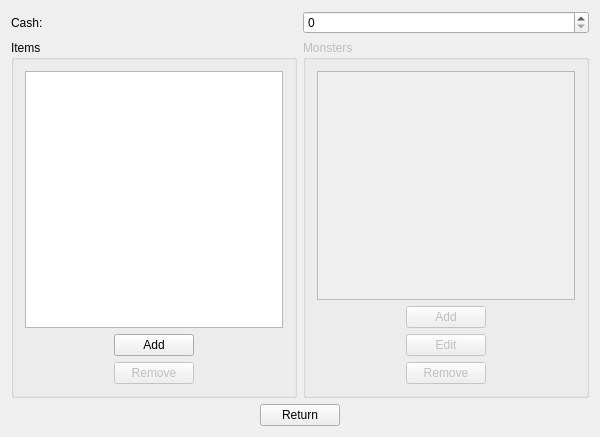
<?xml version="1.0" encoding="UTF-8"?>
<ui version="4.0">
 <class>MainWindow</class>
 <widget class="QMainWindow" name="MainWindow">
  <property name="geometry">
   <rect>
    <x>0</x>
    <y>0</y>
    <width>600</width>
    <height>437</height>
   </rect>
  </property>
  <property name="windowTitle">
   <string>Offline player editor</string>
  </property>
  <property name="windowIcon">
   <iconset resource="resources.qrc">
    <normaloff>:/im-user.png</normaloff>:/im-user.png</iconset>
  </property>
  <widget class="QWidget" name="centralWidget">
   <layout class="QHBoxLayout" name="horizontalLayout">
    <property name="spacing">
     <number>0</number>
    </property>
    <property name="margin">
     <number>0</number>
    </property>
    <item>
     <widget class="QStackedWidget" name="stackedWidget">
      <property name="currentIndex">
       <number>2</number>
      </property>
      <widget class="QWidget" name="page">
       <layout class="QHBoxLayout" name="horizontalLayout_2">
        <item>
         <widget class="QGroupBox" name="groupBox">
          <property name="title">
           <string>MySQL</string>
          </property>
          <layout class="QVBoxLayout" name="verticalLayout">
           <item>
            <layout class="QHBoxLayout" name="horizontalLayout_6">
             <item>
              <widget class="QLabel" name="label">
               <property name="text">
                <string>Host:</string>
               </property>
              </widget>
             </item>
             <item>
              <widget class="QLineEdit" name="mysql_host">
               <property name="text">
                <string>localhost</string>
               </property>
               <property name="maxLength">
                <number>255</number>
               </property>
               <property name="placeholderText">
                <string>host</string>
               </property>
              </widget>
             </item>
            </layout>
           </item>
           <item>
            <layout class="QHBoxLayout" name="horizontalLayout_7">
             <item>
              <widget class="QLabel" name="label_2">
               <property name="text">
                <string>Login:</string>
               </property>
              </widget>
             </item>
             <item>
              <widget class="QLineEdit" name="mysql_login">
               <property name="text">
                <string>pokecraft</string>
               </property>
               <property name="maxLength">
                <number>255</number>
               </property>
               <property name="placeholderText">
                <string>login</string>
               </property>
              </widget>
             </item>
            </layout>
           </item>
           <item>
            <layout class="QHBoxLayout" name="horizontalLayout_8">
             <item>
              <widget class="QLabel" name="label_3">
               <property name="text">
                <string>Pass:</string>
               </property>
              </widget>
             </item>
             <item>
              <widget class="QLineEdit" name="mysql_pass">
               <property name="text">
                <string>pokecraft</string>
               </property>
               <property name="maxLength">
                <number>255</number>
               </property>
               <property name="placeholderText">
                <string>pass</string>
               </property>
              </widget>
             </item>
            </layout>
           </item>
           <item>
            <layout class="QHBoxLayout" name="horizontalLayout_9">
             <item>
              <widget class="QLabel" name="label_4">
               <property name="text">
                <string>Db:</string>
               </property>
              </widget>
             </item>
             <item>
              <widget class="QLineEdit" name="mysql_db">
               <property name="text">
                <string>pokecraft</string>
               </property>
               <property name="maxLength">
                <number>255</number>
               </property>
               <property name="placeholderText">
                <string>db</string>
               </property>
              </widget>
             </item>
            </layout>
           </item>
           <item>
            <spacer name="verticalSpacer">
             <property name="orientation">
              <enum>Qt::Vertical</enum>
             </property>
             <property name="sizeHint" stdset="0">
              <size>
               <width>20</width>
               <height>249</height>
              </size>
             </property>
            </spacer>
           </item>
           <item>
            <layout class="QHBoxLayout" name="horizontalLayout_5">
             <item>
              <spacer name="horizontalSpacer">
               <property name="orientation">
                <enum>Qt::Horizontal</enum>
               </property>
               <property name="sizeHint" stdset="0">
                <size>
                 <width>40</width>
                 <height>20</height>
                </size>
               </property>
              </spacer>
             </item>
             <item>
              <widget class="QPushButton" name="mysql_try_connect">
               <property name="text">
                <string>Try connect</string>
               </property>
              </widget>
             </item>
             <item>
              <spacer name="horizontalSpacer_2">
               <property name="orientation">
                <enum>Qt::Horizontal</enum>
               </property>
               <property name="sizeHint" stdset="0">
                <size>
                 <width>40</width>
                 <height>20</height>
                </size>
               </property>
              </spacer>
             </item>
            </layout>
           </item>
          </layout>
         </widget>
        </item>
        <item>
         <widget class="QGroupBox" name="groupBox_2">
          <property name="title">
           <string>SQLite</string>
          </property>
          <layout class="QVBoxLayout" name="verticalLayout_2">
           <item>
            <widget class="QLabel" name="label_5">
             <property name="text">
              <string>File:</string>
             </property>
            </widget>
           </item>
           <item>
            <layout class="QHBoxLayout" name="horizontalLayout_3">
             <item>
              <widget class="QLineEdit" name="sqlite_file">
               <property name="placeholderText">
                <string>file</string>
               </property>
              </widget>
             </item>
             <item>
              <widget class="QPushButton" name="sqlite_browse_file">
               <property name="text">
                <string>Browse</string>
               </property>
              </widget>
             </item>
            </layout>
           </item>
           <item>
            <spacer name="verticalSpacer_2">
             <property name="orientation">
              <enum>Qt::Vertical</enum>
             </property>
             <property name="sizeHint" stdset="0">
              <size>
               <width>20</width>
               <height>314</height>
              </size>
             </property>
            </spacer>
           </item>
           <item>
            <layout class="QHBoxLayout" name="horizontalLayout_4">
             <item>
              <spacer name="horizontalSpacer_3">
               <property name="orientation">
                <enum>Qt::Horizontal</enum>
               </property>
               <property name="sizeHint" stdset="0">
                <size>
                 <width>40</width>
                 <height>20</height>
                </size>
               </property>
              </spacer>
             </item>
             <item>
              <widget class="QPushButton" name="sqlite_try_connect">
               <property name="text">
                <string>Try connect</string>
               </property>
              </widget>
             </item>
             <item>
              <spacer name="horizontalSpacer_4">
               <property name="orientation">
                <enum>Qt::Horizontal</enum>
               </property>
               <property name="sizeHint" stdset="0">
                <size>
                 <width>40</width>
                 <height>20</height>
                </size>
               </property>
              </spacer>
             </item>
            </layout>
           </item>
          </layout>
         </widget>
        </item>
       </layout>
      </widget>
      <widget class="QWidget" name="page_2">
       <layout class="QVBoxLayout" name="verticalLayout_3">
        <property name="spacing">
         <number>2</number>
        </property>
        <property name="margin">
         <number>2</number>
        </property>
        <item>
         <layout class="QHBoxLayout" name="horizontalLayout_10">
          <item>
           <widget class="QLineEdit" name="searchPlayer">
            <property name="placeholderText">
             <string>search</string>
            </property>
           </widget>
          </item>
          <item>
           <widget class="QPushButton" name="searchIntoThePlayerList">
            <property name="text">
             <string>Search</string>
            </property>
           </widget>
          </item>
         </layout>
        </item>
        <item>
         <widget class="QListWidget" name="playerList"/>
        </item>
        <item>
         <layout class="QHBoxLayout" name="horizontalLayout_11">
          <item>
           <spacer name="horizontalSpacer_5">
            <property name="orientation">
             <enum>Qt::Horizontal</enum>
            </property>
            <property name="sizeHint" stdset="0">
             <size>
              <width>40</width>
              <height>20</height>
             </size>
            </property>
           </spacer>
          </item>
          <item>
           <widget class="QPushButton" name="selectPlayer">
            <property name="text">
             <string>Select this player</string>
            </property>
           </widget>
          </item>
          <item>
           <spacer name="horizontalSpacer_6">
            <property name="orientation">
             <enum>Qt::Horizontal</enum>
            </property>
            <property name="sizeHint" stdset="0">
             <size>
              <width>40</width>
              <height>20</height>
             </size>
            </property>
           </spacer>
          </item>
         </layout>
        </item>
       </layout>
      </widget>
      <widget class="QWidget" name="page_3">
       <layout class="QVBoxLayout" name="verticalLayout_6">
        <item>
         <layout class="QHBoxLayout" name="horizontalLayout_17">
          <item>
           <widget class="QLabel" name="label_6">
            <property name="text">
             <string>Cash:</string>
            </property>
           </widget>
          </item>
          <item>
           <widget class="QSpinBox" name="cash">
            <property name="maximum">
             <number>999999999</number>
            </property>
           </widget>
          </item>
         </layout>
        </item>
        <item>
         <layout class="QHBoxLayout" name="horizontalLayout_18">
          <item>
           <widget class="QGroupBox" name="groupBox_3">
            <property name="title">
             <string>Items</string>
            </property>
            <layout class="QVBoxLayout" name="verticalLayout_5">
             <item>
              <widget class="QListWidget" name="listWidget_2"/>
             </item>
             <item>
              <layout class="QHBoxLayout" name="horizontalLayout_13">
               <item>
                <spacer name="horizontalSpacer_7">
                 <property name="orientation">
                  <enum>Qt::Horizontal</enum>
                 </property>
                 <property name="sizeHint" stdset="0">
                  <size>
                   <width>40</width>
                   <height>20</height>
                  </size>
                 </property>
                </spacer>
               </item>
               <item>
                <widget class="QPushButton" name="pushButton_6">
                 <property name="text">
                  <string>Add</string>
                 </property>
                </widget>
               </item>
               <item>
                <spacer name="horizontalSpacer_8">
                 <property name="orientation">
                  <enum>Qt::Horizontal</enum>
                 </property>
                 <property name="sizeHint" stdset="0">
                  <size>
                   <width>40</width>
                   <height>20</height>
                  </size>
                 </property>
                </spacer>
               </item>
              </layout>
             </item>
             <item>
              <layout class="QHBoxLayout" name="horizontalLayout_12">
               <item>
                <spacer name="horizontalSpacer_9">
                 <property name="orientation">
                  <enum>Qt::Horizontal</enum>
                 </property>
                 <property name="sizeHint" stdset="0">
                  <size>
                   <width>40</width>
                   <height>20</height>
                  </size>
                 </property>
                </spacer>
               </item>
               <item>
                <widget class="QPushButton" name="pushButton_7">
                 <property name="enabled">
                  <bool>false</bool>
                 </property>
                 <property name="text">
                  <string>Remove</string>
                 </property>
                </widget>
               </item>
               <item>
                <spacer name="horizontalSpacer_10">
                 <property name="orientation">
                  <enum>Qt::Horizontal</enum>
                 </property>
                 <property name="sizeHint" stdset="0">
                  <size>
                   <width>40</width>
                   <height>20</height>
                  </size>
                 </property>
                </spacer>
               </item>
              </layout>
             </item>
            </layout>
           </widget>
          </item>
          <item>
           <widget class="QGroupBox" name="groupBox_4">
            <property name="enabled">
             <bool>false</bool>
            </property>
            <property name="title">
             <string>Monsters</string>
            </property>
            <layout class="QVBoxLayout" name="verticalLayout_4">
             <item>
              <widget class="QListWidget" name="listWidget_3"/>
             </item>
             <item>
              <layout class="QHBoxLayout" name="horizontalLayout_16">
               <item>
                <spacer name="horizontalSpacer_11">
                 <property name="orientation">
                  <enum>Qt::Horizontal</enum>
                 </property>
                 <property name="sizeHint" stdset="0">
                  <size>
                   <width>40</width>
                   <height>20</height>
                  </size>
                 </property>
                </spacer>
               </item>
               <item>
                <widget class="QPushButton" name="pushButton_3">
                 <property name="text">
                  <string>Add</string>
                 </property>
                </widget>
               </item>
               <item>
                <spacer name="horizontalSpacer_14">
                 <property name="orientation">
                  <enum>Qt::Horizontal</enum>
                 </property>
                 <property name="sizeHint" stdset="0">
                  <size>
                   <width>40</width>
                   <height>20</height>
                  </size>
                 </property>
                </spacer>
               </item>
              </layout>
             </item>
             <item>
              <layout class="QHBoxLayout" name="horizontalLayout_15">
               <item>
                <spacer name="horizontalSpacer_12">
                 <property name="orientation">
                  <enum>Qt::Horizontal</enum>
                 </property>
                 <property name="sizeHint" stdset="0">
                  <size>
                   <width>40</width>
                   <height>20</height>
                  </size>
                 </property>
                </spacer>
               </item>
               <item>
                <widget class="QPushButton" name="pushButton_4">
                 <property name="text">
                  <string>Edit</string>
                 </property>
                </widget>
               </item>
               <item>
                <spacer name="horizontalSpacer_15">
                 <property name="orientation">
                  <enum>Qt::Horizontal</enum>
                 </property>
                 <property name="sizeHint" stdset="0">
                  <size>
                   <width>40</width>
                   <height>20</height>
                  </size>
                 </property>
                </spacer>
               </item>
              </layout>
             </item>
             <item>
              <layout class="QHBoxLayout" name="horizontalLayout_14">
               <item>
                <spacer name="horizontalSpacer_13">
                 <property name="orientation">
                  <enum>Qt::Horizontal</enum>
                 </property>
                 <property name="sizeHint" stdset="0">
                  <size>
                   <width>40</width>
                   <height>20</height>
                  </size>
                 </property>
                </spacer>
               </item>
               <item>
                <widget class="QPushButton" name="pushButton_5">
                 <property name="text">
                  <string>Remove</string>
                 </property>
                </widget>
               </item>
               <item>
                <spacer name="horizontalSpacer_16">
                 <property name="orientation">
                  <enum>Qt::Horizontal</enum>
                 </property>
                 <property name="sizeHint" stdset="0">
                  <size>
                   <width>40</width>
                   <height>20</height>
                  </size>
                 </property>
                </spacer>
               </item>
              </layout>
             </item>
            </layout>
           </widget>
          </item>
         </layout>
        </item>
        <item>
         <layout class="QHBoxLayout" name="horizontalLayout_19">
          <item>
           <spacer name="horizontalSpacer_17">
            <property name="orientation">
             <enum>Qt::Horizontal</enum>
            </property>
            <property name="sizeHint" stdset="0">
             <size>
              <width>40</width>
              <height>20</height>
             </size>
            </property>
           </spacer>
          </item>
          <item>
           <widget class="QPushButton" name="player_return">
            <property name="text">
             <string>Return</string>
            </property>
           </widget>
          </item>
          <item>
           <spacer name="horizontalSpacer_18">
            <property name="orientation">
             <enum>Qt::Horizontal</enum>
            </property>
            <property name="sizeHint" stdset="0">
             <size>
              <width>40</width>
              <height>20</height>
             </size>
            </property>
           </spacer>
          </item>
         </layout>
        </item>
       </layout>
      </widget>
     </widget>
    </item>
   </layout>
  </widget>
 </widget>
 <layoutdefault spacing="6" margin="11"/>
 <resources>
  <include location="resources.qrc"/>
 </resources>
 <connections/>
</ui>
